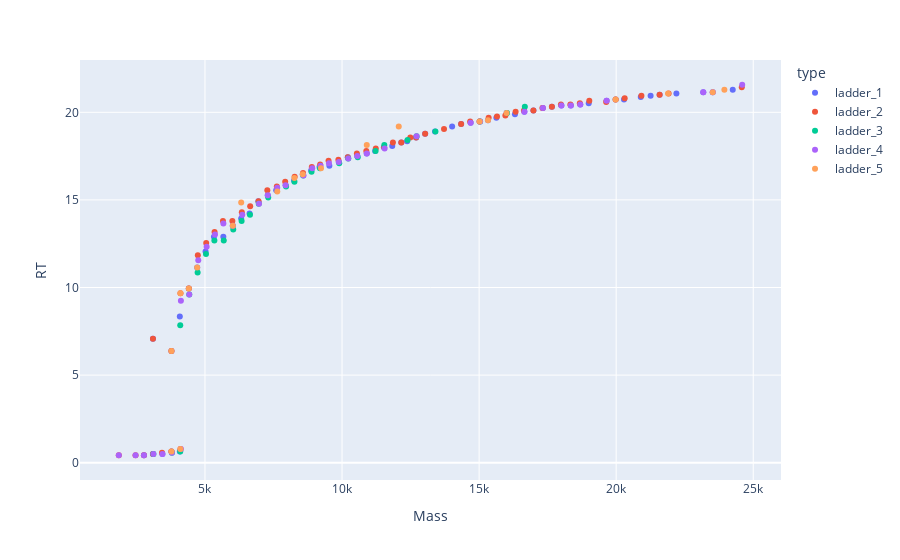

This figure's notebook cell:
### Code cell
plotly_multi_zones(dfm_3ps)
